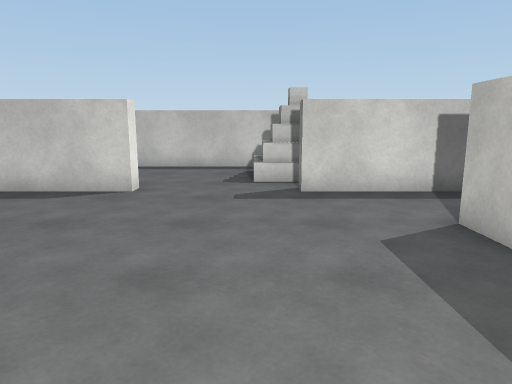
View 1 (above)

21 first-person views from a walk through a 3-D level made in the Unity game engine. The camera is 1.4 m above the floor, tilts 10° down and sees 70° across. The floor is counted in squares, 1 m on a side. Each view is taken from the middle of a square. On the plan, view 1 faces up. The plan holds only what a view shows up to about 16 squares ahead; the rest is blank. The place goes on beyond the plan. The player is left out. Surface patterns are stand-ins for the level's own textures.

View 2
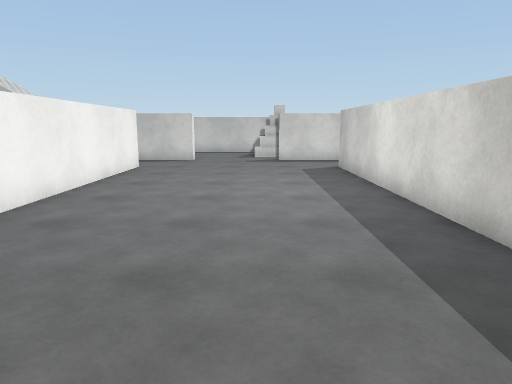

View 3
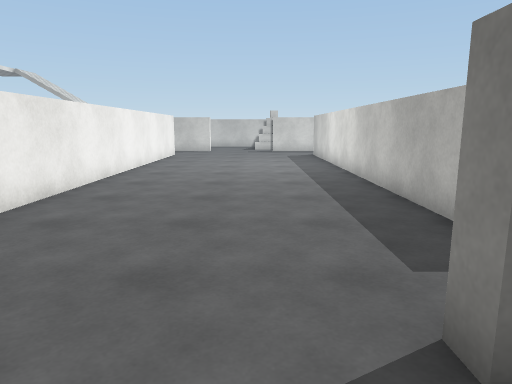

View 4
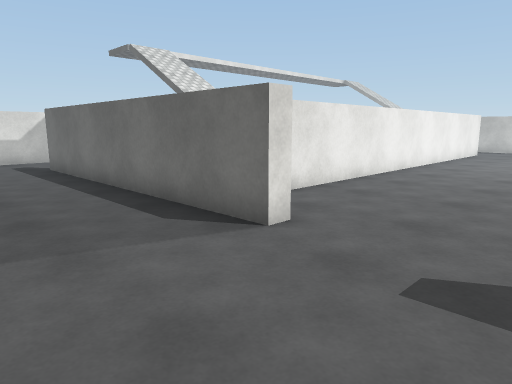

View 5
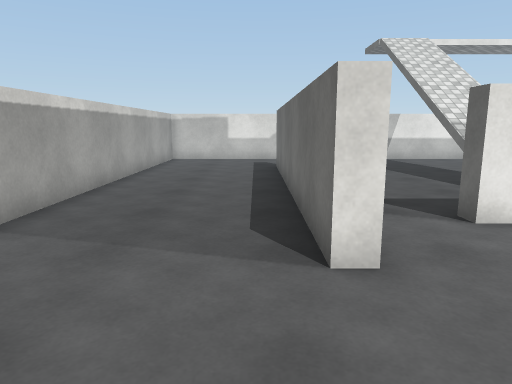

View 6
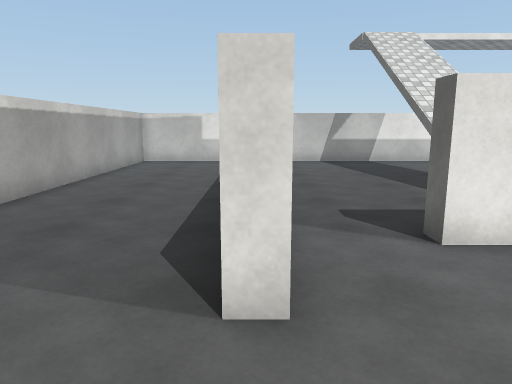

View 7
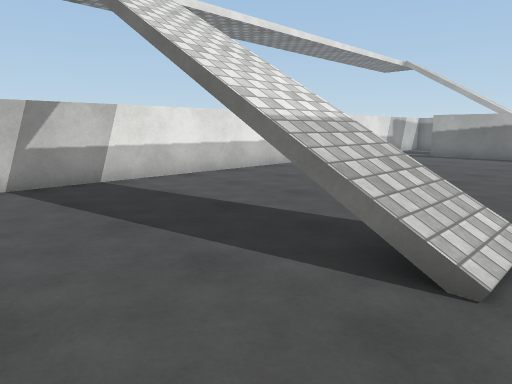

View 8
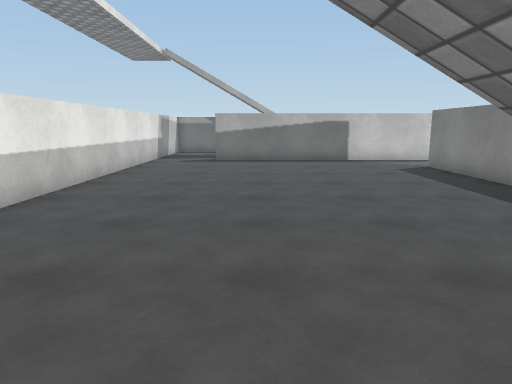

View 9
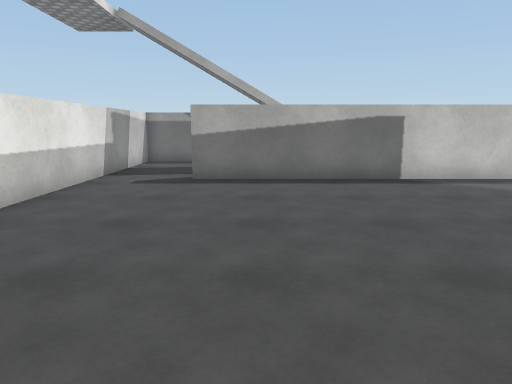

View 10
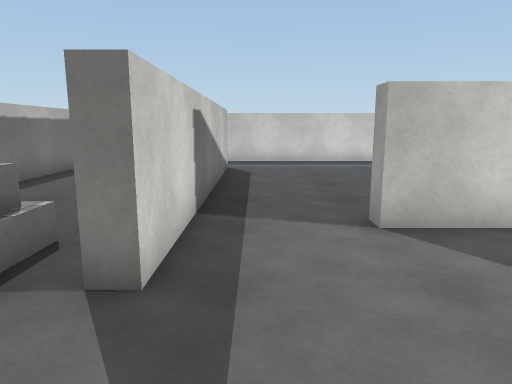

View 11
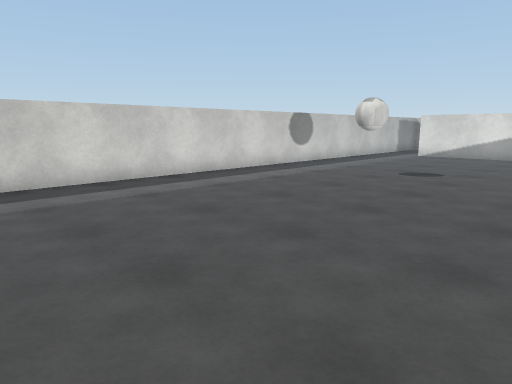

View 12
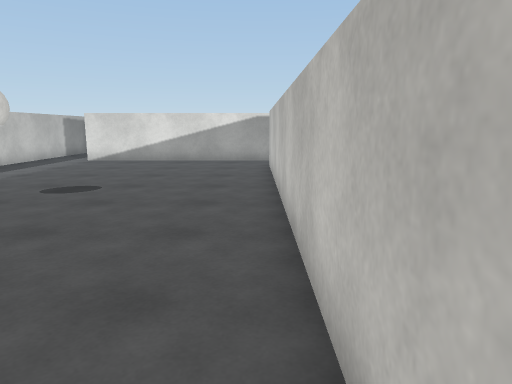

View 13
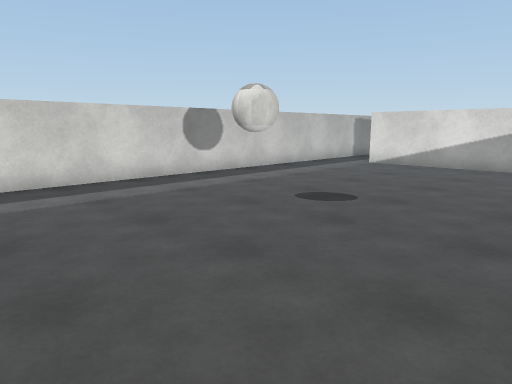

View 14
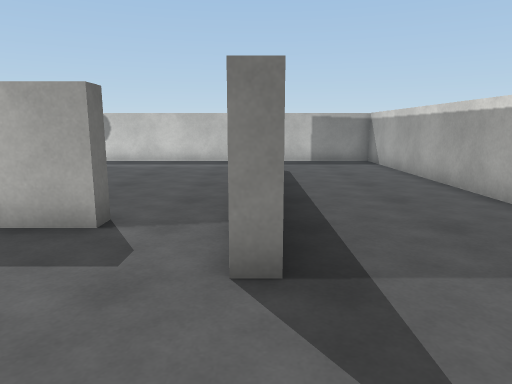

View 15
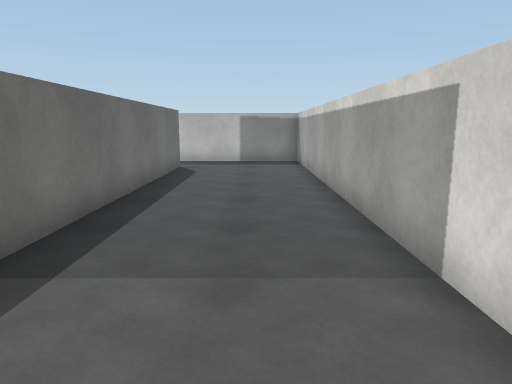

View 16
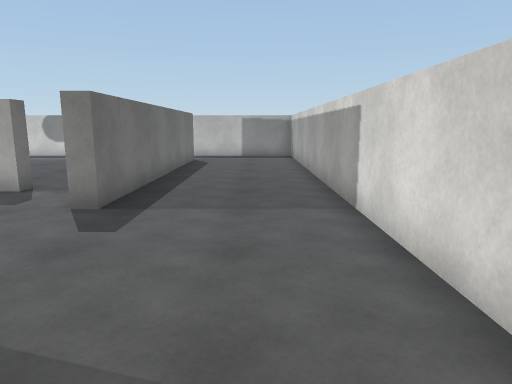

View 17
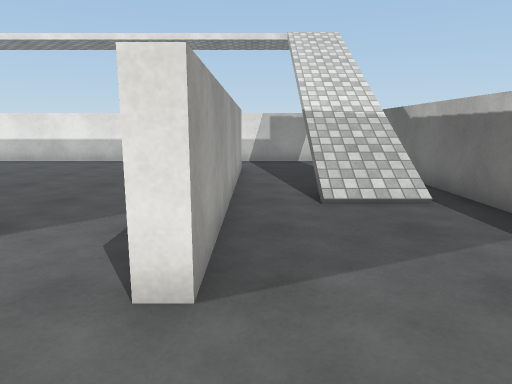

View 18
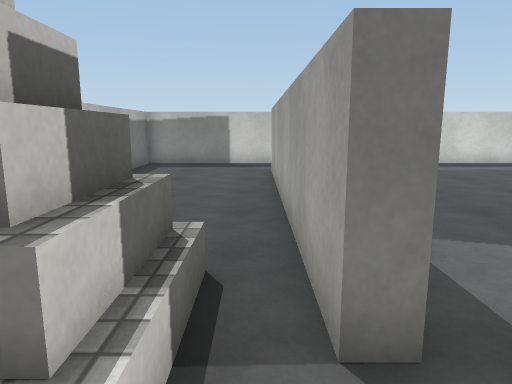

View 19
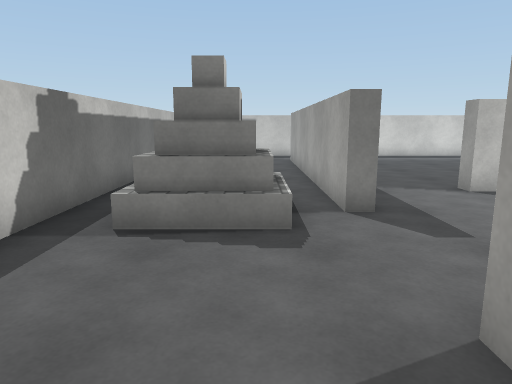

View 20
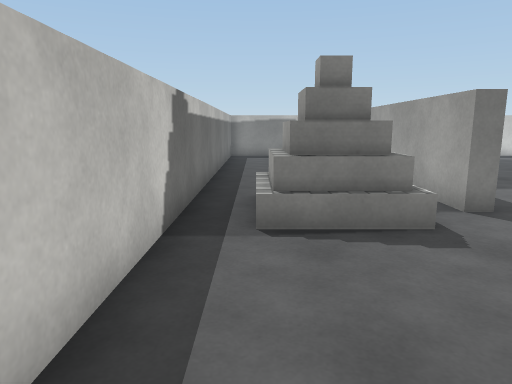

View 21
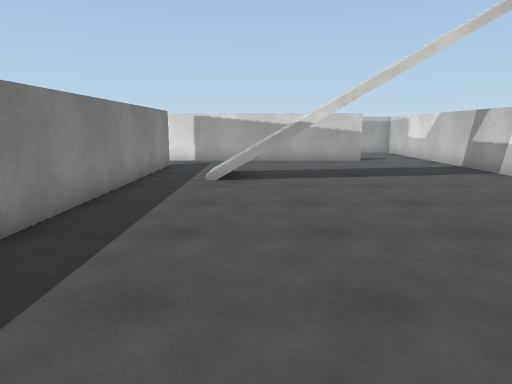

### Floor plan
Key: @ floor where view 1 was taken; # wall or solid block; . floor; / step, stairs or slope; B ball.
Columns run from 16 left of view 1 to 14 right of it. Each row starts with its distance up from view 1.
 13 ###############################
 12 #..   .///......///...........#
 11 #.....////....../   ..........#
 10 #......//......./  ...........#
  9 #.............................#
  8 #...##########....##########..#
  7 #.............................#
  6 #.............................#
  5 #..........##......#..........#
  4 #..........##......#..........#
  3 #..........##......#..........#
  2 #..........##......#..........#
  1 #..........##......#..........#
  0 #..........##...@..#..........#
 -1 #..........##......#..........#
 -2 #..........##......#..........#
 -3 #..........##......#.....BB...#
 -4 #..........##......#.....BB...#
 -5 #..........##......#..........#
 -6 #......///.##......#..........#
 -7 #.....////.##......#..........#
 -8 #......//..##......#..........#
 -9 #..........##......#..........#
-10 #.............................#
-11 #.............................#
-12 #...##########....##########..#
-13 #.............................#
-14 #.............................#
-15 #.............................#
-16 #.............................#
-17 ###############################

Positions as (right, up) in squares from view 1, and headings:
1: (0, 0), facing up
2: (0, -8), facing up
3: (0, -14), facing up
4: (1, -16), facing up-left
5: (1, -13), facing left
6: (0, -12), facing left
7: (-6, -11), facing up-left
8: (-11, -8), facing up
9: (-11, -2), facing up
10: (-2, 7), facing right
11: (4, 7), facing down-right
12: (4, 4), facing down
13: (4, 2), facing down-right
14: (-2, -12), facing right
15: (-2, -15), facing right
16: (-5, -15), facing right
17: (0, 9), facing left
18: (-1, 9), facing right
19: (-5, 10), facing right
20: (-5, 12), facing right
21: (-8, 4), facing down
